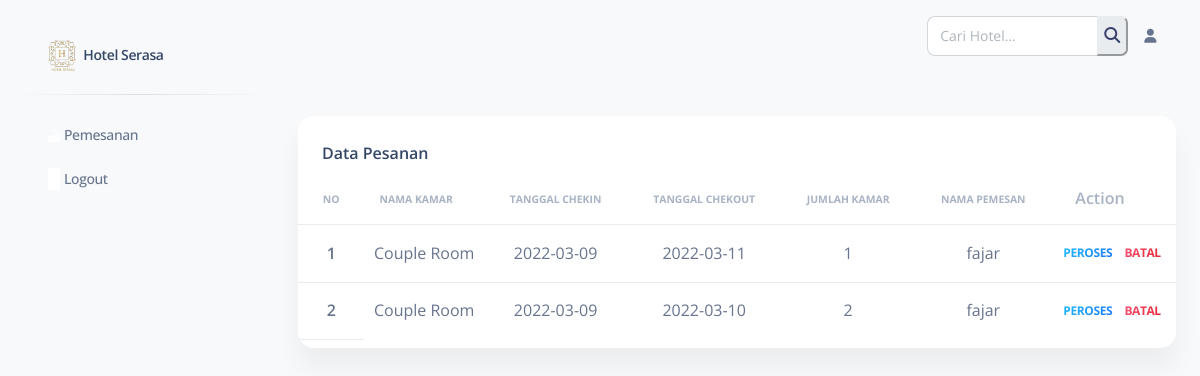
/pages/kamar_resepsionis.php, run on the app's committed database.
### tables this page shows
CREATE TABLE `pemesanan` (
  `id_pemesanan` int(11) NOT NULL,
  `id_kamar` int(11) NOT NULL,
  `tanggal_chekin` date NOT NULL,
  `tanggal_chekout` date NOT NULL,
  `jumlah_pesan` int(11) NOT NULL,
  `nama_pemesan` varchar(255) NOT NULL,
  `email_pemesan` varchar(128) NOT NULL,
  `no_hp` varchar(50) NOT NULL,
  `nama_tamu` varchar(255) NOT NULL,
  `status_pemesan` enum('dipesan','peroses','batal','') NOT NULL,
  `tanggal_pesan` timestamp NOT NULL DEFAULT current_timestamp() ON UPDATE current_timestamp()
);

CREATE TABLE `kamar_hotel` (
  `id_kamar` int(11) NOT NULL,
  `nama_kamar` varchar(100) NOT NULL,
  `foto_kamar` varchar(255) NOT NULL,
  `jumlah_kamar` int(11) NOT NULL,
  `harga_kamar` int(11) NOT NULL,
  `deskripsi_kamar` text NOT NULL
);

### pages/kamar_resepsionis.php (the view, shortened to what this page needs)
<?php
include "../config/config.hotel.php";
?>
<!DOCTYPE html>
<html lang="en">
<head>
  <?php require_once "head-hotel.php"; ?>
</head>
<body class="g-sidenav-show  bg-gray-100">
  <?php
  require_once "navbar_user.php";
  ?>
  <main class="main-content position-relative max-height-vh-100 h-100 mt-1 border-radius-lg ">
    <?php
    require_once "atas_admin.php";
    ?>
    <div class="container-fluid py-4">
      <div class="row">
        <div class="container-fluid py-4">
          <div class="row">
            <div class="col-12">
              <div class="card mb-4">
                <div class="card-header pb-0">
                  <h6>Data Pesanan</h6>
                </div>
                <div class="card-body px-0 pt-0 pb-2">
                  <div class="table-responsive p-0">
                    <table class="table align-items-center mb-0">
                      <?php
                      $no = 1;
                      if (isset($_POST['cari'])) {
                        $cari = $_POST['cari'];
                        $query = mysqli_query($conn, "select * from pesamesanan where nama_kamar like '%" . $cari . "%'");
                      } else {
                        $query = mysqli_query($conn, "select * from pemesanan");
                      }
                      ?>
                      <thead>
                        <tr>
                          <th class="text-uppercase text-secondary text-center text-xxs font-weight-bolder opacity-7">No</th>
                          <th class="text-uppercase text-secondary text-center text-xxs font-weight-bolder opacity-7 ps-2">Nama Kamar</th>
                          <th class="text-center text-uppercase text-secondary text-xxs font-weight-bolder opacity-7">Tanggal Chekin</th>
                          <th class="text-center text-uppercase text-secondary text-xxs font-weight-bolder opacity-7">Tanggal Chekout</th>
                          <th class="text-center text-uppercase text-secondary text-xxs font-weight-bolder opacity-7">Jumlah Kamar</th>
                          <th class="text-center text-uppercase text-secondary text-xxs font-weight-bolder opacity-7">Nama Pemesan</th>
                          <th class="text-secondary opacity-7">Action</th>
                        </tr>
                      </thead>
                      <tbody>
                        <?php
                        while ($data = mysqli_fetch_array($query)) {
                          $id = $data['id_kamar'];
                          $sql = mysqli_query($conn, "SELECT nama_kamar FROM kamar_hotel where id_kamar = '$id'");
                          $ambil = mysqli_fetch_array($sql)
                        ?>
                          <tr>
                            <th class="text-center"><?= $no++; ?></th>
                            <td class="text-center"><?= $ambil['nama_kamar']; ?></td>
                            <td class="text-center"><?= $data['tanggal_chekin']; ?></td>
                            <td class="text-center"><?= $data['tanggal_chekout']; ?></td>
                            <td class="text-center"><?= $data['jumlah_pesan']; ?></td>
                            <td class="text-center"><?= $data['nama_pemesan']; ?></td>
                            <td class="align-middle">
                              <a href="view_pesan_r.php?id=<?= $data['id_pemesanan']; ?>" id='m-view' class="btn btn-link text-info text-gradient px-1 mb-0">
                                Peroses
                              </a>
                              <a href="batal_pesan_r.php?id=<?= $data['id_pemesanan']; ?>" id='m-view' class="btn btn-link text-danger text-gradient px-1 mb-0">
                                Batal
                              </a>
                            </td>
                          </tr>
                        <?php
                        }
                        ?>
                      </tbody>
                    </table>
                  </div>
                </div>
              </div>
            </div>
          </div>
        </div>
      </div>
    </div>
  </main>
</body>
</html>

### data on the page
pemesanan: id_kamar.nama_kamar "Couple Room", tanggal_chekin "2022-03-09", tanggal_chekout "2022-03-11", jumlah_pesan "1", nama_pemesan "fajar"
pemesanan: id_kamar.nama_kamar "Couple Room", tanggal_chekin "2022-03-09", tanggal_chekout "2022-03-10", jumlah_pesan "2", nama_pemesan "fajar"
